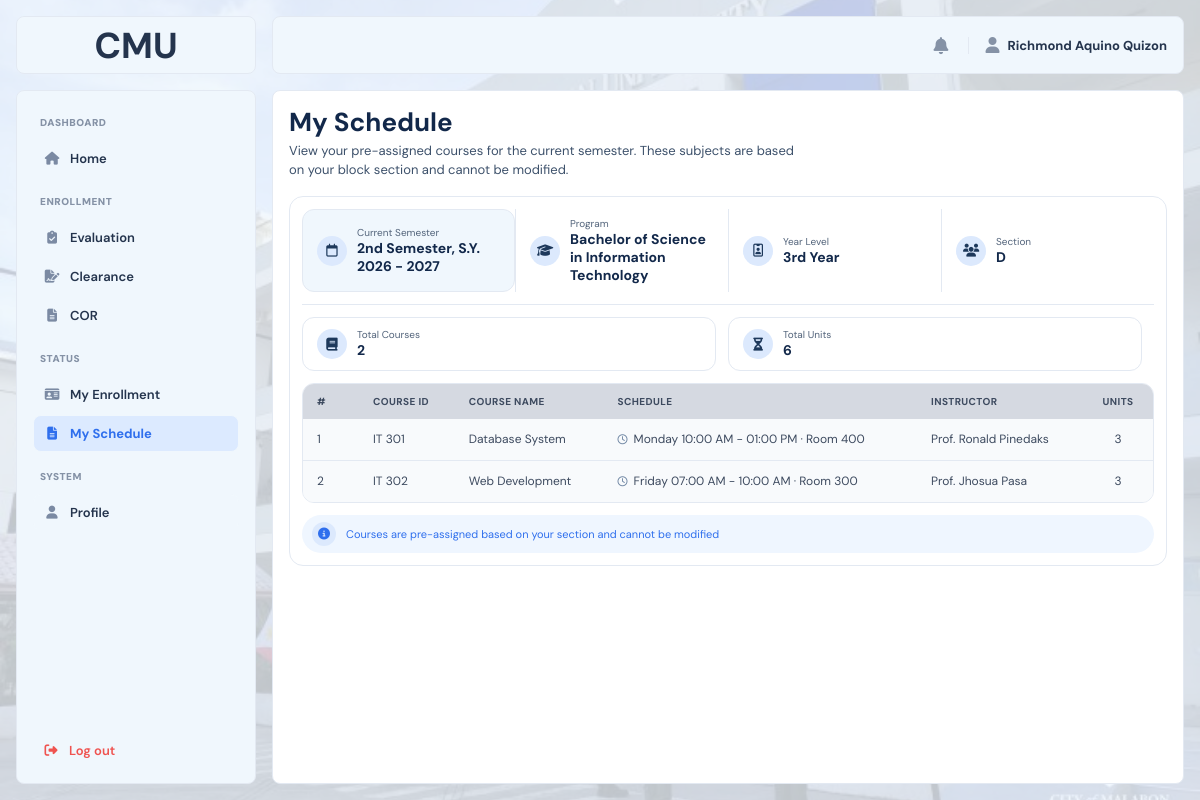
The page /?page=course_offering (signed in) on the database its author committed.
### tables this page shows
CREATE TABLE `system_settings` (
  `setting_id` int(10) UNSIGNED NOT NULL,
  `enrollment_status` enum('OPEN','CLOSED') NOT NULL DEFAULT 'CLOSED',
  `semester` varchar(50) DEFAULT NULL,
  `school_year` varchar(20) DEFAULT NULL,
  `start_date` date DEFAULT NULL,
  `end_date` date DEFAULT NULL,
  `updated_at` datetime NOT NULL DEFAULT current_timestamp() ON UPDATE current_timestamp()
);

CREATE TABLE `students` (
  `student_id` int(10) UNSIGNED NOT NULL,
  `user_id` int(10) UNSIGNED DEFAULT NULL,
  `student_number` varchar(50) NOT NULL,
  `first_name` varchar(100) NOT NULL,
  `middle_name` varchar(100) DEFAULT NULL,
  `last_name` varchar(100) NOT NULL,
  `program` varchar(100) NOT NULL,
  `year_level` int(11) NOT NULL,
  `section` varchar(50) DEFAULT NULL,
  `email` varchar(100) NOT NULL,
  `phone` varchar(20) DEFAULT NULL,
  `password_hash` varchar(255) NOT NULL,
  `enrollment_phase` enum('NOT_STARTED','EVALUATION','CLEARANCE','COR','ENROLLED') NOT NULL DEFAULT 'NOT_STARTED',
  `enrollment_status` varchar(50) NOT NULL DEFAULT 'Closed',
  `created_at` datetime NOT NULL DEFAULT current_timestamp()
);

CREATE TABLE `course_offerings` (
  `offering_id` int(10) UNSIGNED NOT NULL,
  `course_id` int(10) UNSIGNED NOT NULL,
  `program` varchar(100) NOT NULL,
  `year_level` int(11) NOT NULL,
  `section` varchar(50) NOT NULL,
  `semester` varchar(50) NOT NULL,
  `school_year` varchar(20) NOT NULL,
  `instructor_name` varchar(150) DEFAULT NULL,
  `created_at` datetime NOT NULL DEFAULT current_timestamp(),
  `updated_at` datetime NOT NULL DEFAULT current_timestamp() ON UPDATE current_timestamp()
);

CREATE TABLE `courses` (
  `course_id` int(10) UNSIGNED NOT NULL,
  `course_code` varchar(50) NOT NULL,
  `course_name` varchar(150) NOT NULL,
  `units` int(11) NOT NULL DEFAULT 3,
  `is_active` tinyint(1) NOT NULL DEFAULT 1,
  `created_at` datetime NOT NULL DEFAULT current_timestamp(),
  `updated_at` datetime NOT NULL DEFAULT current_timestamp() ON UPDATE current_timestamp()
);

### index.php (called while the page is built, shortened)
<?php
$pages = [
    'home_main' => 'main/home_main.php',
    'course_offering' => 'main/course_offering.php',
    'faculty_evaluation' => 'main/faculty_evaluation.php',
    'evaluation_form' => 'main/evaluation_form.php',
    'clearance_main' => 'main/clearance_main.php',
    'cor' => 'main/cor.php',
    'my_enrollment' => 'main/my_enrollment.php',
    'profile' => 'main/profile.php',
    'admin_home' => 'admin/admin_home.php',
    'enrollment_period' => 'admin/enrollment_period.php',
    'student_enrollment' => 'admin/student_enrollment.php',
    'clearance_submissions' => 'admin/clearance_submissions.php',
    'cor_submissions' => 'admin/cor_submissions.php',
    'course_offerings' => 'admin/course_offerings.php',
    'course_management' => 'admin/course_management.php',
    'student_management' => 'admin/student_management.php',
    'login' => 'auth/login.php',
    'register' => 'auth/register.php',
    'forget' => 'auth/forget.php',
    'verification' => 'auth/verification.php',
    'reset' => 'auth/reset.php',
    'set_password' => 'auth/set_password.php',
    'error404' => 'error/error404.php',
    'maintenance' => 'error/maintenance.php',
    'sample' => 'sample.php',
];
$page = $_GET['page'] ?? 'login';
require FRONTEND_PATH . '/pages/' . $pages[$page];

### backend/models/student.php (called while the page is built, shortened)
<?php
function student_find_by_id(mysqli $conn, int $student_id): ?array
{
    $stmt = $conn->prepare(
        'SELECT
            s.student_id,
            s.user_id,
            s.student_number,
            s.first_name,
            s.middle_name,
            s.last_name,
            s.program,
            s.year_level,
            s.section,
            s.email,
            s.phone,
            u.role,
            s.enrollment_phase
         FROM students s
         INNER JOIN users u
            ON u.user_id = s.user_id
         WHERE s.student_id = ?
         LIMIT 1'
    );
    $stmt->bind_param('i', $student_id);
    $stmt->execute();
    $row = $stmt->get_result()->fetch_assoc();
    return $row ?: null;
}

### frontend/pages/main/course_offering.php (the view, shortened to what this page needs)
<?php
require_once dirname(__DIR__, 3) . '/backend/bootstrap.php';
require_once dirname(__DIR__, 3) . '/backend/models/student.php';
$studentId = $_SESSION['student_id'] ?? null;
$student = student_find_by_id($conn, (int) $studentId);
$semester = '';
$schoolYear = '';
$settingsResult = $conn->query(
'SELECT semester, school_year
     FROM system_settings
     LIMIT 1'
);
if ($settingsResult && $settingsResult->num_rows > 0) {
$settings = $settingsResult->fetch_assoc();
$semester = $settings['semester'];
$schoolYear = $settings['school_year'];
}
$semesterLabel = $semester . ', S.Y. ' . $schoolYear;
$programName = $student['program'];
$yearLevelNumber = (int) $student['year_level'];
if ($yearLevelNumber === 1) {
$yearLevelLabel = '1st Year';
} elseif ($yearLevelNumber === 2) {
$yearLevelLabel = '2nd Year';
} elseif ($yearLevelNumber === 3) {
$yearLevelLabel = '3rd Year';
} elseif ($yearLevelNumber === 4) {
$yearLevelLabel = '4th Year';
} else {
$yearLevelLabel = $yearLevelNumber . 'th Year';
}
$sectionName = $student['section'];
$courses = [];
$stmt = $conn->prepare(
'SELECT
        co.offering_id,
        c.course_code,
        c.course_name,
        c.units,
        co.instructor_name,
        GROUP_CONCAT(
            CONCAT(
                COALESCE(cos.day_of_week, ""),
                " ",
                IF(
                    cos.start_time IS NOT NULL
                    AND cos.end_time IS NOT NULL,
                    CONCAT(
                        DATE_FORMAT(cos.start_time, "%h:%i %p"),
                        " - ",
                        DATE_FORMAT(cos.end_time, "%h:%i %p")
                    ),
                    ""
                ),
                IF(
                    cos.room IS NOT NULL
                    AND cos.room <> "",
                    CONCAT(" · ", cos.room),
                    ""
                )
            )
            ORDER BY cos.schedule_id
            SEPARATOR "||"
        ) AS schedules
     FROM course_offerings co
     INNER JOIN courses c
        ON c.course_id = co.course_id
     LEFT JOIN course_offering_schedules cos
        ON cos.offering_id = co.offering_id
     WHERE co.program = ?
       AND co.year_level = ?
       AND co.section = ?
       AND co.semester = ?
       AND co.school_year = ?
     GROUP BY
        co.offering_id,
        c.course_code,
        c.course_name,
        c.units,
        co.instructor_name
     ORDER BY c.course_code ASC'
);
$stmt->bind_param(
'sisss',
$student['program'],
$student['year_level'],
$student['section'],
$semester,
$schoolYear
);
$stmt->execute();
$result = $stmt->get_result();
while ($row = $result->fetch_assoc()) {
$row['schedules'] = $row['schedules'] !== null
? explode('||', $row['schedules'])
: [];
$courses[] = $row;
}
$totalCourses = count($courses);
$totalUnits   = array_sum(array_column($courses, 'units'));
?>
<!DOCTYPE html>
<html lang="en">
<head>
    <link rel="stylesheet" href="<?= BASE_URL ?>frontend/assets/css/main.css">
    <link rel="stylesheet" href="<?= BASE_URL ?>frontend/assets/css/student.css">
    <link rel="stylesheet"
          href="https://cdnjs.cloudflare.com/ajax/libs/font-awesome/6.5.2/css/all.min.css">
</head>
<body>
<div class="layout">
    <div class="imglogo">
        <span>CMU</span>
    </div>
    <?php require FRONTEND_PATH . 'includes/sidebar.php'; ?>
    <div class="overlay" id="overlay"></div>
    <div class="main">
        <?php require FRONTEND_PATH . 'includes/topbar.php'; ?>
        <div class="content">
            <section class="page-heading">
                <h1>My Schedule</h1>
                <p>
                    View your pre-assigned courses for the current semester.
                    These subjects are based on your block section and cannot be modified.
                </p>
            </section>
            <section class="co-card">
                <div class="co-info">
                    <div class="co-info-item is-highlight">
                        <span class="co-icon"><i class="fa-regular fa-calendar"></i></span>
                        <div>
                            <small>Current Semester</small>
                            <strong><?= e($semesterLabel) ?></strong>
                        </div>
                    </div>
                    <div class="co-info-item">
                        <span class="co-icon"><i class="fa-solid fa-graduation-cap"></i></span>
                        <div>
                            <small>Program</small>
                            <strong><?= e($programName) ?></strong>
                        </div>
                    </div>
                    <div class="co-info-item">
                        <span class="co-icon"><i class="fa-regular fa-id-badge"></i></span>
                        <div>
                            <small>Year Level</small>
                            <strong><?= e($yearLevelLabel) ?></strong>
                        </div>
                    </div>
                    <div class="co-info-item">
                        <span class="co-icon"><i class="fa-solid fa-users"></i></span>
                        <div>
                            <small>Section</small>
                            <strong><?= e($sectionName) ?></strong>
                        </div>
                    </div>
                </div>
                <div class="co-totals">
                    <div class="co-total-box">
                        <span class="co-icon"><i class="fa-solid fa-book"></i></span>
                        <div>
                            <small>Total Courses</small>
                            <strong><?= e($totalCourses) ?></strong>
                        </div>
                    </div>
                    <div class="co-total-box">
                        <span class="co-icon"><i class="fa-solid fa-hourglass-half"></i></span>
                        <div>
                            <small>Total Units</small>
                            <strong><?= e($totalUnits) ?></strong>
                        </div>
                    </div>
                </div>
                <div class="co-table-wrap">
                    <table class="co-table">
                        <thead>
                            <tr>
                                <th class="col-num">#</th>
                                <th>Course ID</th>
                                <th>Course Name</th>
                                <th>Schedule</th>
                                <th>Instructor</th>
                                <th class="col-units">Units</th>
                            </tr>
                        </thead>
                        <tbody>
                            <?php if (empty($courses)): ?>
                                <tr>
                                    <td colspan="6" class="co-empty">
                                        No courses have been assigned to your section yet.
                                    </td>
                                </tr>
                            <?php else: ?>
                                <?php foreach ($courses as $i => $course): ?>
                                    <tr>
                                        <td class="col-num">
                                            <?= $i + 1 ?>
                                        </td>
                                        <td>
                                            <?= e($course['course_code']) ?>
                                        </td>
                                        <td>
                                            <?= e($course['course_name']) ?>
                                        </td>
                                        <td>
                                            <?php if (!empty($course['schedules'])): ?>
                                                <?php foreach ($course['schedules'] as $schedule): ?>
                                                    <div class="co-schedule-item">
                                                        <i class="fa-regular fa-clock"></i>
                                                        <?= e($schedule) ?>
                                                    </div>
                                                <?php endforeach; ?>
                                            <?php else: ?>
                                                <span class="co-not-assigned">
                                                    Not finalized
                                                </span>
                                            <?php endif; ?>
                                        </td>
                                        <td>
                                            <?php if (!empty($course['instructor_name'])): ?>
                                                <?= e($course['instructor_name']) ?>
                                            <?php else: ?>
                                                <span class="co-not-assigned">
                                                    Not assigned
                                                </span>
                                            <?php endif; ?>
                                        </td>
                                        <td class="col-units">
                                            <?= e($course['units']) ?>
                                        </td>
                                    </tr>
                                <?php endforeach; ?>
                            <?php endif; ?>
                        </tbody>
                    </table>
                </div>
                <div class="co-note">
                    <span class="co-note-icon"><i class="fa-solid fa-circle-info"></i></span>
                    Courses are pre-assigned based on your section and cannot be modified
                </div>
            </section>
        </div>
    </div>
</div>
</body>
</html>

### frontend/assets/css/main.css (style rules this page uses)
:root { --graystuble: #F8FAFC; --bluesubtle: #F0F7FD; --primary: #2f6fed; --primary-dark: #1c3f8f; --text: #24344d; --muted: #8592a6; --panel: #fbfcfe; --white: #ffffff; --border: #e3e9f2; --chip-bg: #eef1f6; --chip-color: #5b6b85; --blue: #2f6fed; --blue-bg: #dce9fd; --light-blue: #f8fafc; --lightest-blue: #eff6ff; --green: #2fb872; --green-bg: #d9f3e4; --orange: #f0a021; --orange-bg: #fcecc9; --danger: #ef5350; --danger-bg: #fbdedd; --table-head-bg: #1e293f; --table-head-text: #ffffff; --tips-grad-start: #1c3f8f; --tips-grad-end: #2f6fed; --tips-icon-bg: rgba(255, 255, 255, 0.2); --tips-text: rgba(255, 255, 255, 0.9); --teal: #0f9aa0; --teal-bg: #d7f1f2; --radius-sm: 8px; --radius-md: 14px; --sidebar-w: 240px; }
* { box-sizing: border-box; }
html, body { margin: 0; padding: 0; min-height: 100%; }
body { background-image: url('../img/cmu.png'); background-size: cover; background-position: center; background-repeat: no-repeat; font-family: "DM Sans", sans-serif; color: var(--text); overflow-x: hidden; }
.layout { display: grid; grid-template-columns: 240px minmax(0, 1fr); grid-template-rows: 58px minmax(0, 1fr); gap: 16px; width: 100%; min-height: 100vh; background: rgb(240, 247, 253, 0.8); padding: 16px; }
.imglogo { grid-column: 1; grid-row: 1; display: flex; align-items: center; justify-content: center; padding: 16px; background: var(--bluesubtle); border: 1px solid var(--border); border-radius: var(--radius-sm); }
.imglogo span { font-size: 36px; font-weight: 700; }
.main { grid-column: 2; grid-row: 1 / 3; display: grid; grid-template-rows: 58px minmax(0, 1fr); gap: 16px; min-width: 0; min-height: 0; background: transparent; }
.content { width: 100%; min-width: 0; min-height: 0; padding: 16px; background: var(--bluesubtle); border: 1px solid var(--border); border-radius: var(--radius-sm); overflow-y: auto; }
.content { display: flex; flex-direction: column; gap: 16px; width: 100%; min-width: 0; min-height: 0; padding: 16px; background: var(--white); border: 1px solid var(--border); border-radius: var(--radius-sm); overflow-y: auto; }
@media (min-width: 901px) { .layout > .imglogo { position: fixed; top: 16px; left: 16px; width: var(--sidebar-w, 240px); height: 58px; z-index: 31; } }

### rows shown on the page
system_settings: semesterLabel "2nd Semester, S.Y. 2026 - 2027"
students: program "Bachelor of Science in Information Technology", year_level "3rd Year", section "D"
course_offerings: course.course_code "IT 301", course.course_name "Database System", schedule "Monday 10:00 AM - 01:00 PM · Room 400", instructor_name "Prof. Ronald Pinedaks", course.units "3"
course_offerings: course.course_code "IT 302", course.course_name "Web Development", schedule "Friday 07:00 AM - 10:00 AM · Room 300", instructor_name "Prof. Jhosua Pasa", course.units "3"

### other values the page prints
$section['title'] "ENROLLMENT"
$item['label'] "Evaluation"
$item['label'] "Clearance"
$item['label'] "COR"
$section['title'] "STATUS"
$item['label'] "My Enrollment"
$item['label'] "My Schedule"
$section['title'] "SYSTEM"
$item['label'] "Profile"
$userName "Richmond Aquino Quizon"
$totalCourses "2"
$totalUnits "6"
